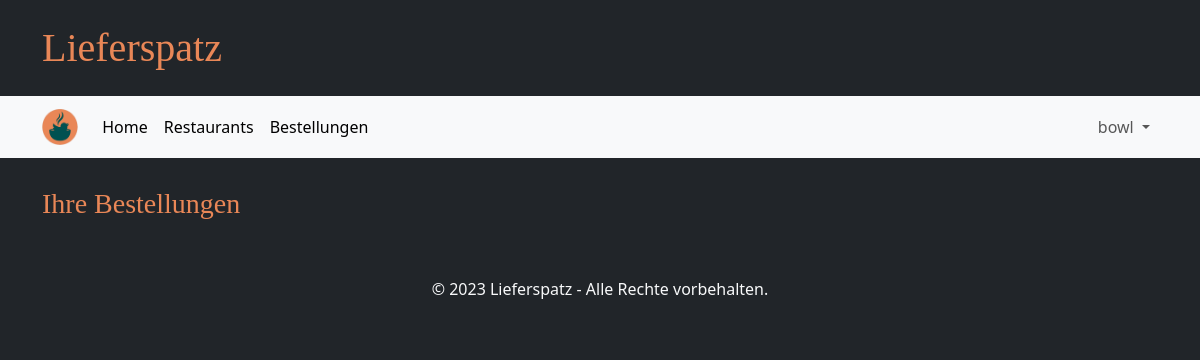
Before: /orders (signed in) with the older database file.
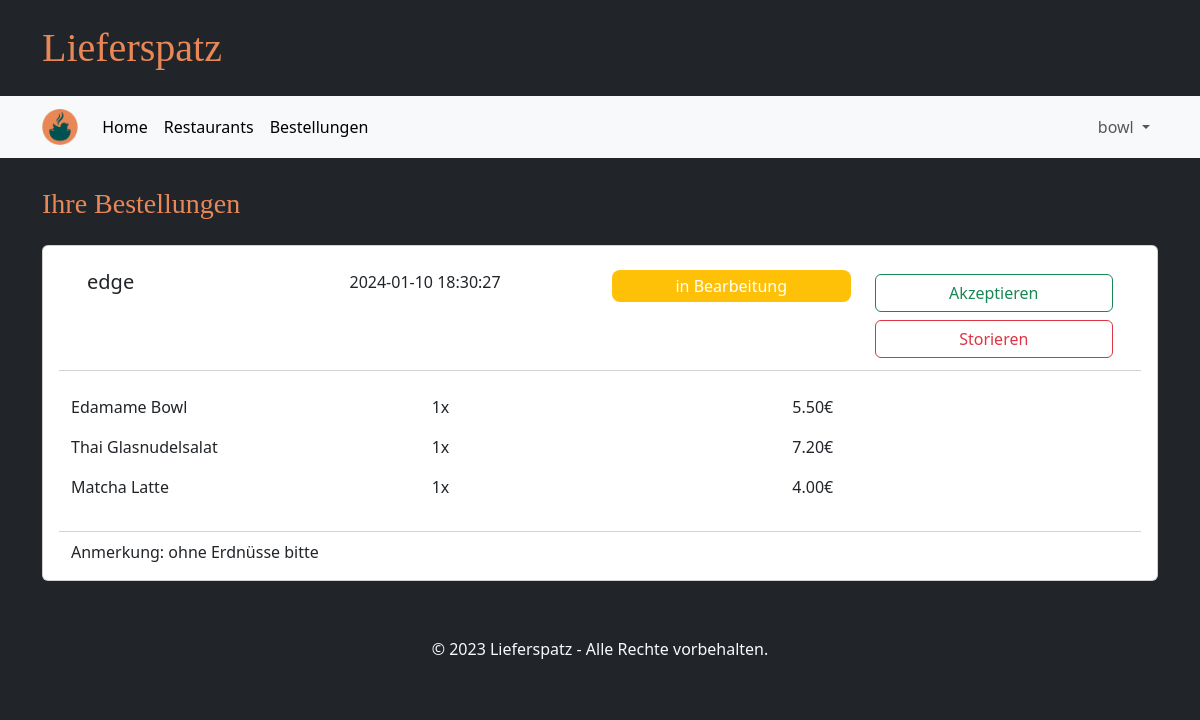
After: the same page with the newer database file.
### tables this page shows
CREATE TABLE Bestellung(
            KUsername TEXT NOT NULL,
            GUsername TEXT NOT NULL,
            Eingangszeit TEXT NOT NULL,
            Anmerkung TEXT,
            Bestellstatus TEXT NOT NULL CHECK( Bestellstatus IN ('in Bearbeitung','in Zubereitung','storniert','abgeschlossen') )
        );

CREATE TABLE Item(
            Restaurant INTEGER,
            Name TEXT,
            Kategorie TEXT,
            IBeschreibung TEXT,
            Preis INTEGER,
            Deaktiviert INTEGER,
            PRIMARY KEY (Restaurant, Name),
            FOREIGN KEY (Restaurant) REFERENCES GeschaeftsAccount(username)
        );

CREATE TABLE bestellung_beinhaltet(
            Bestellung INTEGER NOT NULL,
            Itemname TEXT NOT NULL,
            Menge INTEGER NOT NULL
        );

### main.py (the view, shortened to what this page needs)
@app.route("/orders", methods=["GET", "POST"])
def order_page():
    if "user" in session:
        if "business" in session:
            orders = database.get_orders(session["user"], True)
            return render_template("orders_business.html", orders=orders)
        else:
            orders = database.get_orders(session["user"], False)
            return render_template("orders_customer.html", orders=orders)
    return redirect(url_for("login_customer_page"))

### database.py (called while the page is built)
def getData(sql, params = ()):
    dbcon = sqlite3.connect("instance/db.db")
    cursor = dbcon.cursor()
    cursor.execute(sql, params)
    return cursor

### templates/orders_business.html (shortened to what this page needs)
{% extends "base.html" %}
{% block heading %}Ihre Bestellungen{% endblock %}
{% block content %}
<div class="row g-4 mb-4">
  {% for status in ['in Bearbeitung', 'in Zubereitung', 'abgeschlossen/storniert'] %}
    {% for order in orders %}
      {% if order['orderstatus'] in status %}
        <div class="card">
        <div class="card-body">
          <div class="row card-header bg-transparent mb-4">
            <div class="col-3">
              <h5 class="card-title">{{ order['KUsername'] }}</h5>
            </div>
            <div class="col-3">
              <p class="card-text">{{ order['ordertime'].split('.')[0] }}</p>
            </div>
            <div class="col-3">
              <p class="card-text p-1 text-center rounded-3 text-white bg-{{
                'success' if order['orderstatus'] == 'in Zubereitung' else 'warning' if order['orderstatus'] == 'in Bearbeitung' else 'secondary'
                }}">{{ order['orderstatus'] }}</p>
            </div>
            <div class="col-3">
              {% if order['orderstatus'] == 'in Bearbeitung' %}
              <form method="POST">
                <button type="submit" class="btn btn-outline-success my-1 form-control">Akzeptieren</button>
              </form>
              <form method="POST">
                <button type="submit" class="btn btn-outline-danger my-1 form-control">Storieren</button>
              </form>
              {% endif %}
            </div>
          </div>
            {% for item in order['items'] %}
            <div class="row">
              <p class="card-text col">{{ item['name'] }}</p>
              <p class="card-text col">{{ item['amount'] }}x</p>
              <p class="card-text col">{{ "%.2f" | format(item['price']*item['amount']/100) }}€</p>
            </div>
            {% endfor %}
            <div class="row card-header bg-transparent mb-2"></div>
            <div class="card-text">
              Anmerkung: {{ order['comment'] }}
            </div>
        </div>
        </div>
      {% endif %}
    {% endfor %}
  {% endfor %}
</div>
{% endblock %}

### templates/base.html (shortened to what this page needs)
<!DOCTYPE html>
<html lang="de">
<head>
    <link rel="stylesheet" href="/static/style.css">
    <link href="{{ url_for('static', filename='bootstrap/css/bootstrap.min.css') }}" rel="stylesheet">
</head>
<body class="bg-dark">
    <div class="container my-4">
        <h1 class="brandfont">Lieferspatz</h1>
    </div>
    <nav class="navbar navbar-expand bg-body-tertiary sticky-top border-bottom border-5 border-dark">
        <div class="container">
          <a class="navbar-brand" href="#">
            <img src="{{ url_for('static', filename='ls_logo.png') }}" alt="..." height="36" />
          </a>
          <div class="collapse navbar-collapse" id="navbarSupportedContent">
            <ul class="navbar-nav me-auto mb-2 mb-lg-0">
              <li class="nav-item">
                <a class="nav-link active" aria-current="page" href="{{ url_for('start_page') }}">Home</a>
              </li>
              <li class="nav-item">
                <a class="nav-link active" aria-current="page" href="{{ url_for('restaurants_page') }}">Restaurants</a>
              </li>
              <li class="nav-item">
                <a class="nav-link active" aria-current="page" href="{{ url_for('order_page') }}">Bestellungen</a>
              </li>
            </ul>
            <ul class="navbar-nav mb-2 mb-lg-0">
              {% if session['user'] %}
              <li class="nav-item dropdown">
                <a class="nav-link dropdown-toggle" href="#" role="button" data-bs-toggle="dropdown" aria-expanded="false">
                  {{ session['user'] }}
                </a>
              </li>
              {% endif %}
            </ul>
          </div>
        </div>
    </nav>
    <div class="container mt-4">
        <h3 class="brandfont2">{% block heading %}{% endblock %}</h3>
    </div>
    <div class="container text-light px-4 py-3 ">
        {% block content %}{% endblock %}
    </div>
    <footer class="bg-dark text-light text-center py-3">
        <p>&copy; 2023 Lieferspatz - Alle Rechte vorbehalten.</p>
    </footer>
</body>
</html>

### static/style.css (style rules this page uses)
.brandfont { font-family: brandFont; color: #e98757; }
.brandfont2 { font-family: brandFont2; color: #e98757; }
.text-center { text-align: center; }

Changed rows visible on the page:
added Bestellung: KUsername "edge", ordertime "2024-01-10 18:30:27", orderstatus "in Bearbeitung", comment "ohne Erdnüsse bitte"
added Item: name "Edamame Bowl", amount "1", item['price']*item['amount']/100 "5.50"
added Item: name "Thai Glasnudelsalat", amount "1", item['price']*item['amount']/100 "7.20"
added Item: name "Matcha Latte", amount "1", item['price']*item['amount']/100 "4.00"
